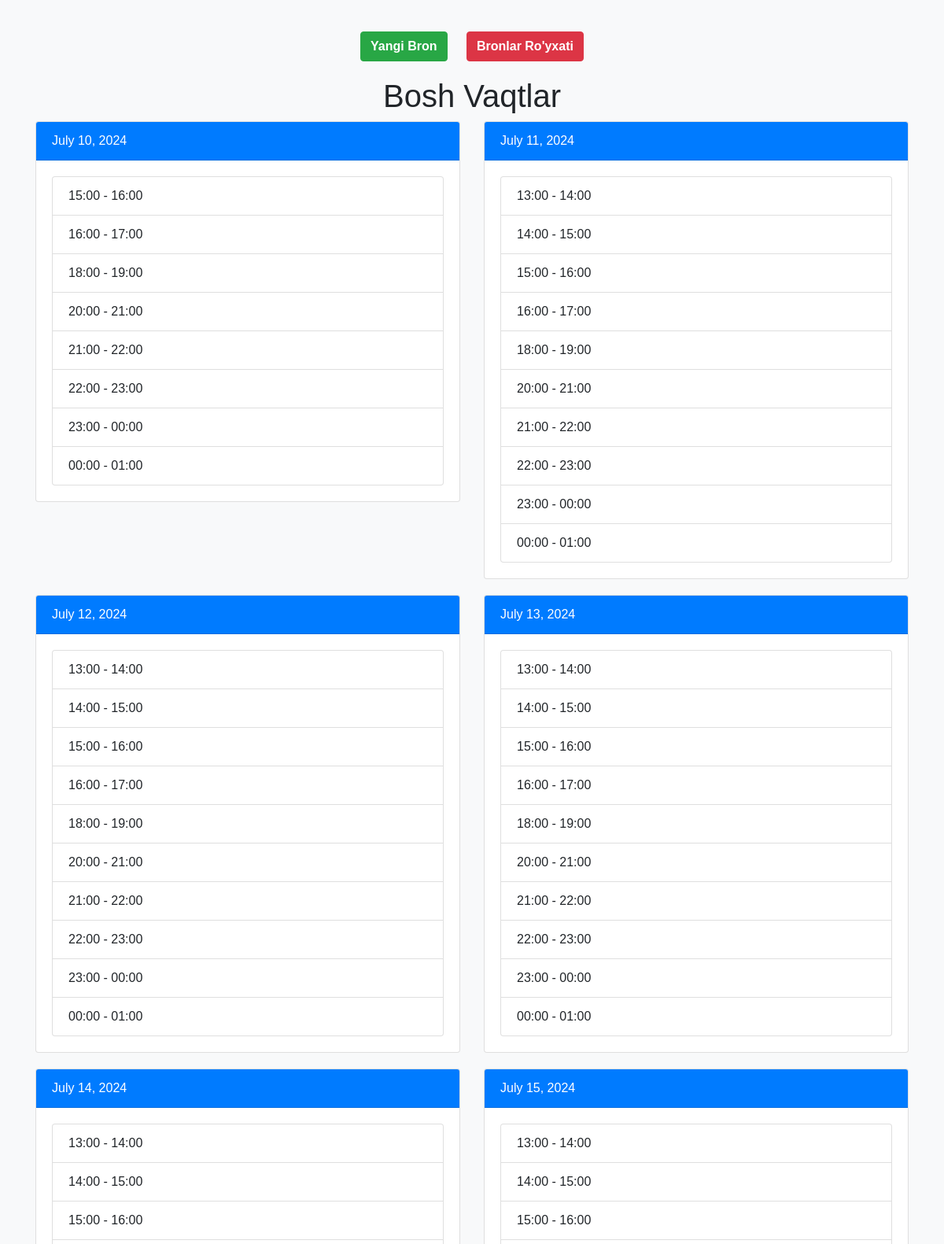
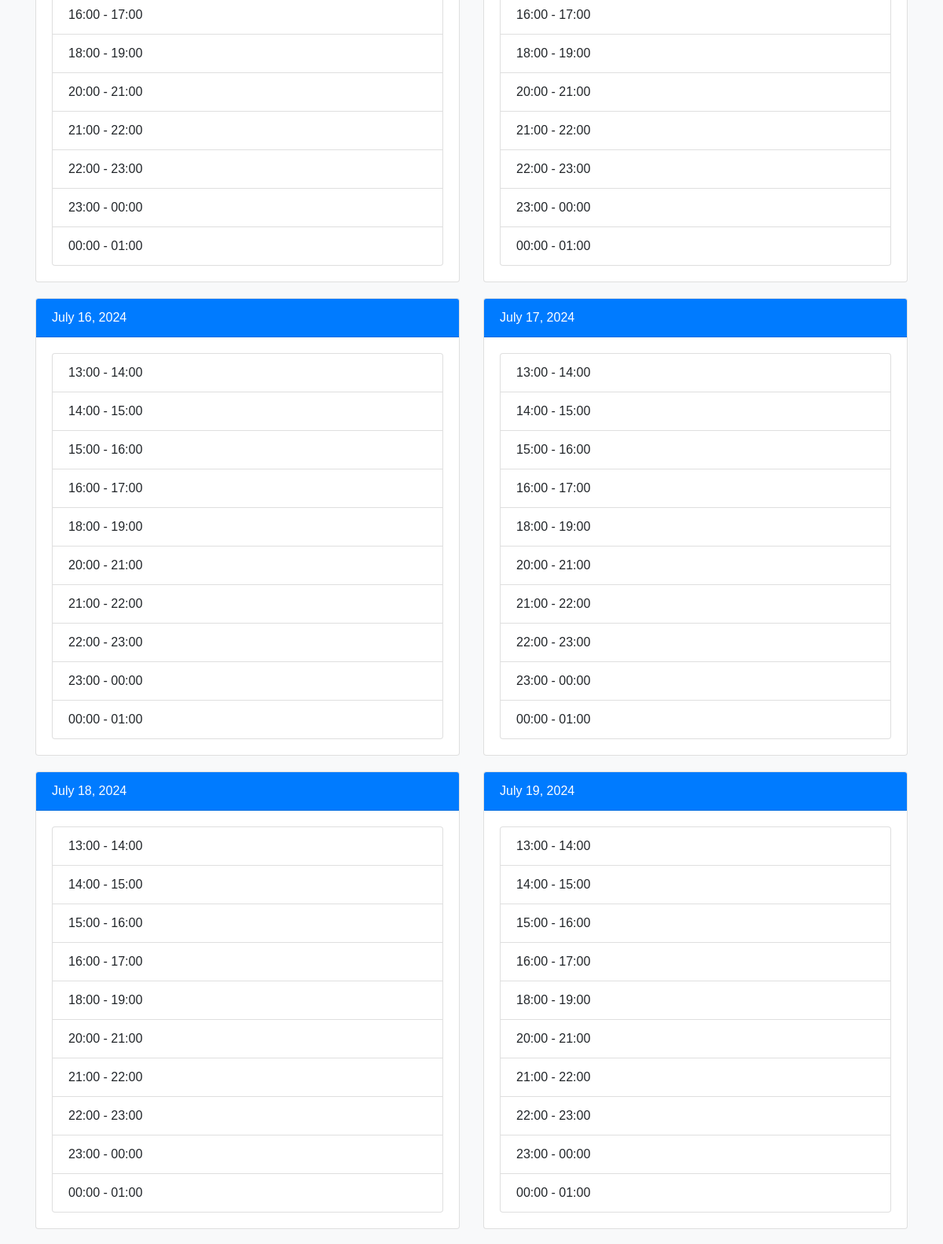
/bosh_vaqtlar/ (upper part), run on the app's committed database (2 pictures, top to bottom).
### user/models.py (models this page shows, shortened)
class Time(models.Model):
    vaqti = models.CharField(max_length=20)

### user/views.py (the view)
# urls.py: path('bosh_vaqtlar/', bosh_vaqtlar, name='bosh_vaqtlar'),
def bosh_vaqtlar(request):
    available_slots = Polyabron.get_available_slots()
    context = {
        'available_slots': available_slots
    }
    return render(request, 'bosh_vaqtlar.html', context=context)

### user/models.py (called while the page is built)
    @staticmethod
    def get_available_slots():
        available_slots = {}
        today = timezone.now().date()
        all_slots = Time.objects.all()
        for i in range(30):
            date = today + timedelta(days=i)
            booked_slots = Polyabron.objects.filter(kun__gte=date).values_list('vaqti_id', flat=True)
            available_slots[date] = [slot for slot in all_slots if slot.id not in booked_slots]
        return available_slots

### templates/bosh_vaqtlar.html (shortened to what this page needs)
<!DOCTYPE html>
<html lang="uz">
<head>
    <link rel="stylesheet" href="https://stackpath.bootstrapcdn.com/bootstrap/4.5.2/css/bootstrap.min.css">
</head>
<body>
    <div class="container">
        <div class="nav-links">
            <a href="{% url 'create_polyabron' %}" class="btn btn-create">Yangi Bron</a>
            <a href="{% url 'list_polyabron' %}" class="btn btn-list">Bronlar Ro'yxati</a>
        </div>
        <h1 class="text-center">Bosh Vaqtlar</h1>
        <div class="row">
            {% if available_slots %}
                {% for date, slots in available_slots.items %}
                    <div class="col-md-6">
                        <div class="card">
                            <div class="card-header">
                                {{ date }}
                            </div>
                            <div class="card-body">
                                {% if slots %}
                                    <ul class="list-group">
                                        {% for slot in slots %}
                                            <li class="list-group-item">{{ slot.vaqti }}</li>
                                        {% endfor %}
                                    </ul>
                                {% else %}
                                    <p class="card-text">Bosh vaqt topilmadi.</p>
                                {% endif %}
                            </div>
                        </div>
                    </div>
                {% endfor %}
            {% else %}
                <div class="col-12">
                    <div class="alert alert-info" role="alert">
                        Bosh vaqt topilmadi.
                    </div>
                </div>
            {% endif %}
        </div>
    </div>
</body>
</html>

### templates/bosh_vaqtlar.html (style rules this page uses)
body { font-family: Arial, sans-serif; background-color: #f8f9fa; padding: 20px; }
.container { margin-top: 20px; }
.card { margin-bottom: 20px; }
.card-header { background-color: #007bff; color: #fff; }
.nav-links { margin-bottom: 20px; text-align: center; }
.nav-links a.btn { margin: 0 10px; font-weight: bold; }
.btn-create { background-color: #28a745; border-color: #28a745; color: #fff; }
.btn-list { background-color: #dc3545; border-color: #dc3545; color: #fff; }

### data on the page
Time: date "July 10, 2024", vaqti "15:00 - 16:00"
Time: vaqti "16:00 - 17:00"
Time: vaqti "18:00 - 19:00"
Time: vaqti "20:00 - 21:00"
Time: vaqti "21:00 - 22:00"
Time: vaqti "22:00 - 23:00"
Time: vaqti "23:00 - 00:00"
Time: vaqti "00:00 - 01:00"
Time: date "July 11, 2024", vaqti "13:00 - 14:00", date "July 12, 2024", date "July 13, 2024", date "July 14, 2024", date "July 15, 2024", date "July 16, 2024", date "July 17, 2024", date "July 18, 2024", date "July 19, 2024"
Time: vaqti "14:00 - 15:00"
